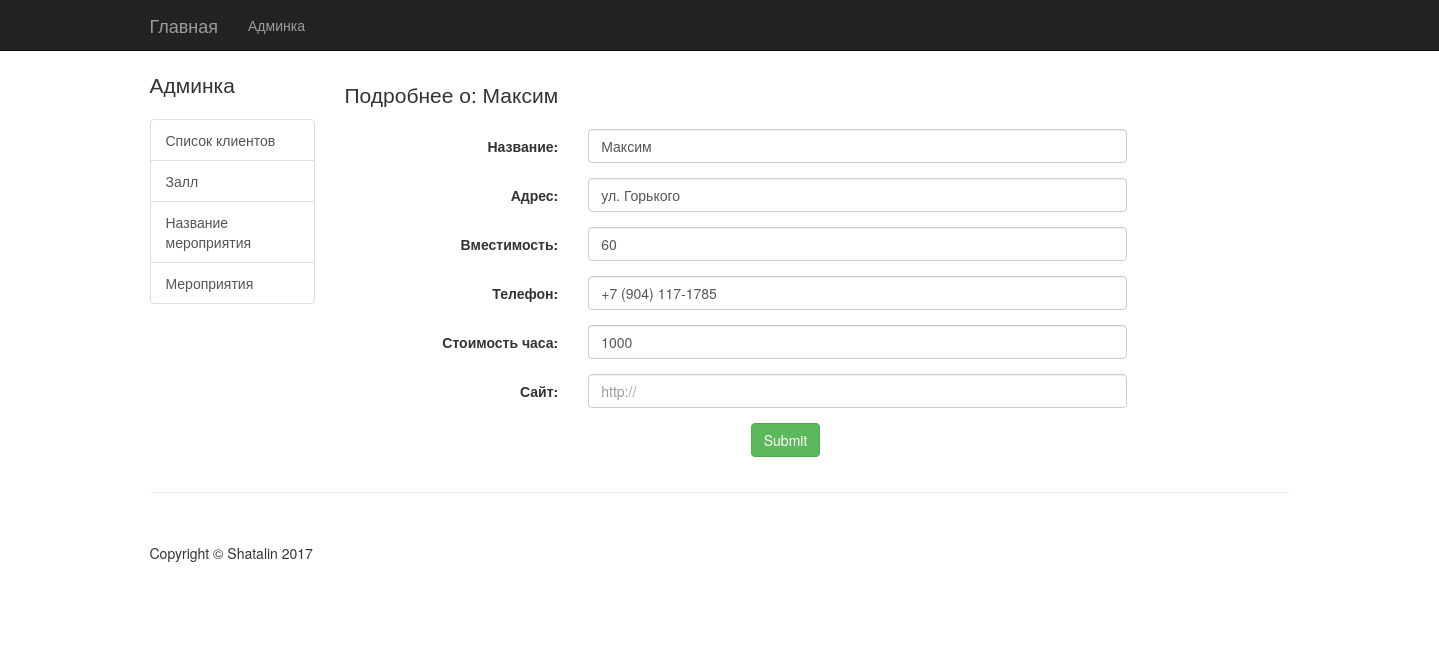
/events/halls/edit/1/, run on the app's committed database.
### events_base/models.py (models this page shows, shortened)
class Hall(models.Model):
    class Meta:
        db_table = 'hall'
    hall_name = models.CharField(max_length = 100)
    hall_address = models.CharField(max_length = 100, blank = True)
    hall_max_places = models.IntegerField(default=10, blank = True, null=True)
    hall_phone = PhoneNumberField(blank=True, null=True)
    hall_price_in_hour = models.IntegerField(blank=True, null=True)
    hall_url = models.URLField(blank=True, null=True)

### events_base/views.py (the view)
# urls.py: url(r'^halls/edit/(?P<hall_id>\d+)/$', views.edit_hall, name='edit_hall'),
def edit_hall(request, hall_id):
    hall = get_object_or_404(models.Hall, id=hall_id)
    if request.method == "POST":
        form = forms.HallForm(request.POST, instance=hall)
        if form.is_valid():
            form.save()
            return HttpResponseRedirect(reverse('halls'))
    else:
        form = forms.HallForm(instance=hall)
    return render(request, 'halls/edit_hall.html', {'form': form, 'hall': hall})

### events_base/templates/halls/edit_hall.html (shortened to what this page needs)
{% extends 'admin.html' %}
{% load staticfiles %}
{% block content %}
<div class="col-md-10">
    <h4 class="lead">Подробнее о: {{ hall.hall_name }}</h4>
    <form class="form-horizontal" method="post" action="{% url 'edit_hall' hall.id %}">
        {% include 'inc-admin_form.html' %}
    </form>
</div>
{% endblock %}

### main_helper/templates/inc-admin_form.html (shortened to what this page needs)
{% for field in form %}
 <div class="form-group">
     <label class="control-label col-sm-3">{{ field.label }}:</label>
     <div class="col-sm-7">
         {{ field }}
     </div>
 </div>
{% endfor %}
<div class="form-group">
    <div class="col-sm-offset-5 col-sm-10">
      <button type="submit" class="btn btn-success">Submit</button>
    </div>
</div>

### static/css/shop-homepage.css (style rules this page uses)
body { padding-top: 70px; }

### data on the page
Hall: hall_name "Максим", form "Максим" "ул. Горького" "60" "+7 (904) 117-1785" "1000"

### other printed values
{{ field.label }} "Название" "Адрес" "Вместимость" "Телефон" "Стоимость часа" "Сайт"
